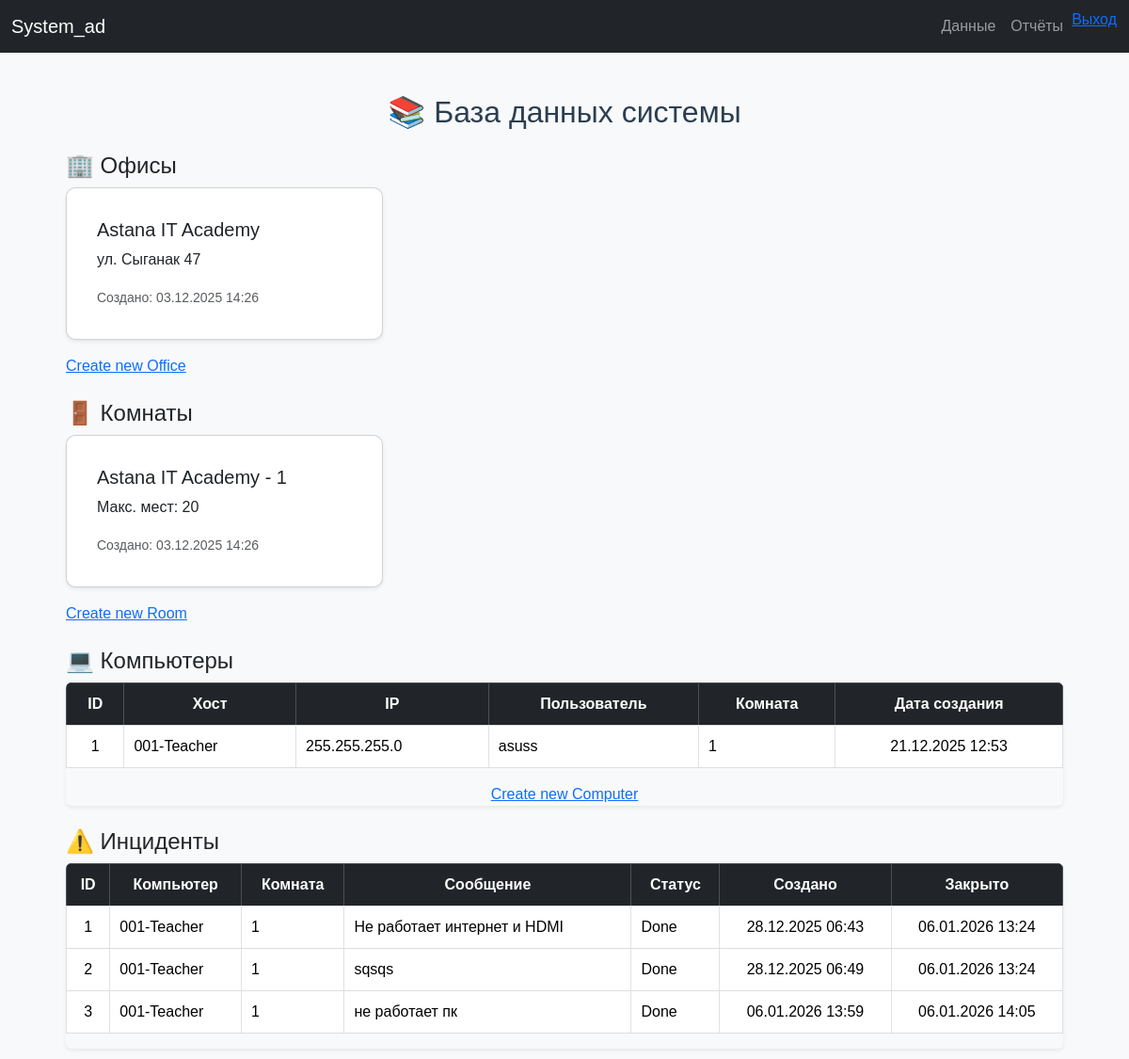
Page /data_base/ (signed in) on the earlier database version.
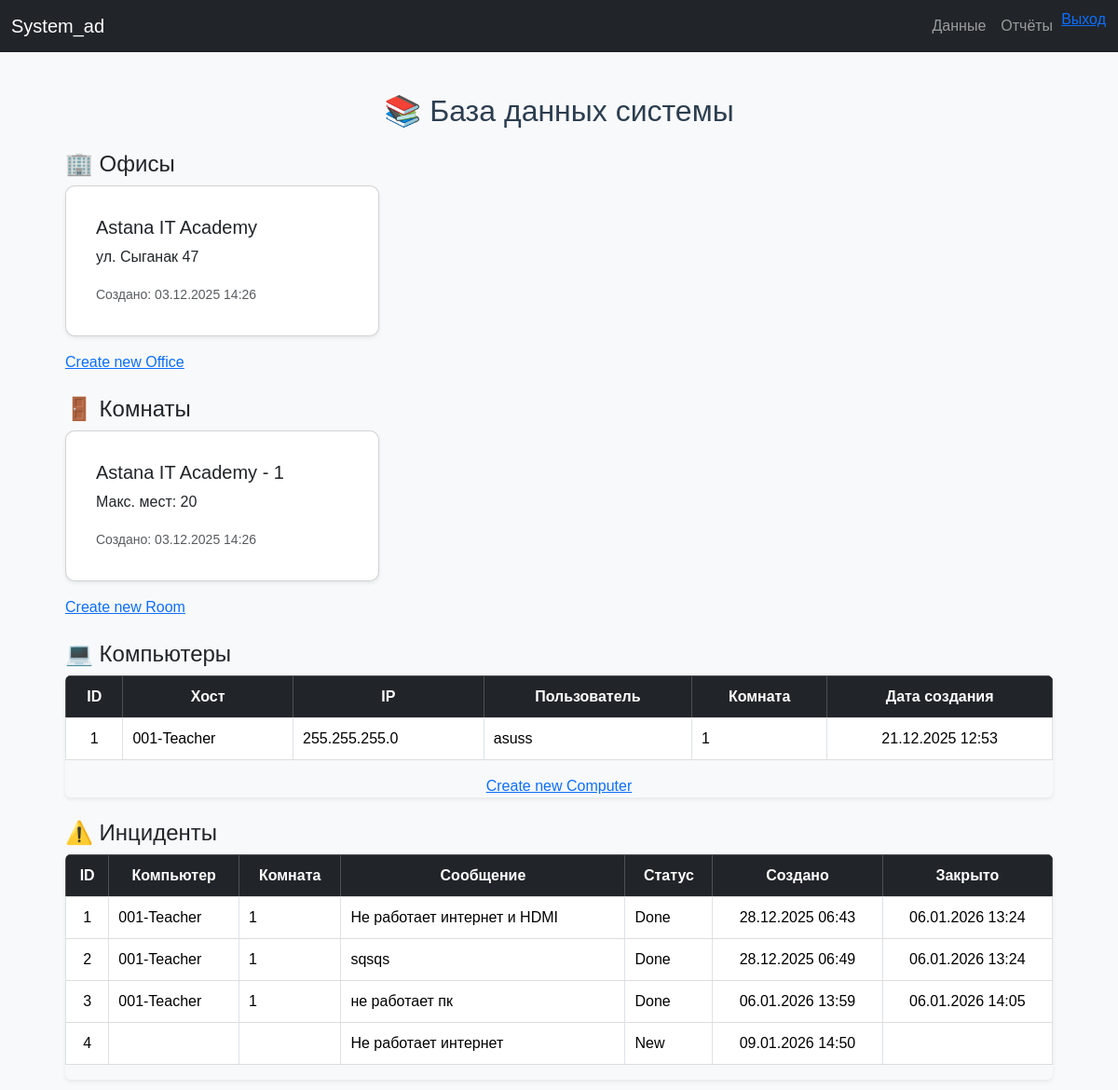
Same page on the later database version.
### api/models.py (models this page shows, shortened)
class Office(models.Model):
    name = models.CharField(max_length=255)
    address = models.CharField(max_length=255)
    created_at = models.DateTimeField(auto_now_add=True)

class Room(models.Model):
    office = models.ForeignKey(Office, on_delete=models.CASCADE, related_name="rooms")
    room_number = models.CharField(max_length=50)
    max_places = models.IntegerField()
    created_at = models.DateTimeField(auto_now_add=True)

class Computer(models.Model):
    room = models.ForeignKey(Room, on_delete=models.CASCADE, related_name="computers")
    hostname = models.CharField(max_length=255, unique=True)
    ip_address = models.GenericIPAddressField(null=True, blank=True)
    user_fullname = models.CharField(max_length=255)
    created_at = models.DateTimeField(auto_now_add=True)

class Incident(models.Model):
    STATUS_CHOICES = [
        ('new', 'New'),
        ('in_progress', 'In Progress'),
        ('done', 'Done'),
    ]
    computer = models.ForeignKey(Computer, null=True, blank=True,
                                 on_delete=models.SET_NULL)
    room = models.ForeignKey(Room, null=True, blank=True,
                             on_delete=models.SET_NULL)
    user_message = models.TextField()
    photo_url = models.CharField(max_length=500, null=True, blank=True)
    status = models.CharField(max_length=20, choices=STATUS_CHOICES, default='new')
    created_at = models.DateTimeField(auto_now_add=True)
    closed_at = models.DateTimeField(null=True, blank=True)

### api/views.py (the view)
# urls.py: path('data_base/', data_base_view, name='data_base'),
@login_required
def data_base_view(request):
    query = request.GET.get('q', '')
    computers = Computer.objects.all()
    if query:
        computers = computers.filter(hostname__icontains=query)
    paginator = Paginator(computers.order_by('-created_at'), 10)
    page_number = request.GET.get('page')
    page_obj = paginator.get_page(page_number)
    context = {
        'data': page_obj,
        'page_obj': page_obj,
        'is_paginated': page_obj.has_other_pages(),
        'Office': Office.objects.all(),    # Офисы для карточек
        'Room': Room.objects.all(),        # Комнаты для карточек
        'Incident': Incident.objects.all(),# Инциденты для таблицы
    }
    return render(request, 'dataCRUd/data_base.html', context)

### templates/dataCRUd/data_base.html (shortened to what this page needs)
{% extends "base.html" %}
{% block content %}
<center><h2 class="mb-4">📚 База данных системы</h2></center>
<h4 class="mt-4">🏢 Офисы</h4>
<div class="">
    <div class="row">
        {% for office in Office%}
        <div class="col-md-4">
            <div class="card shadow-sm mb-3">
                <div class="card-body">
                    <h5 class="card-title">{{ office.name }}</h5>
                    <p class="card-text">{{ office.address }}</p>
                    <small class="text-muted">Создано: {{ office.created_at|date:"d.m.Y H:i" }}</small>
                </div>
            </div>
        </div>
        {% empty %}
        <p class="text-muted">Нет офисов</p>
        {% endfor %}
    </div>
    <a href="{% url 'office-create'%}">Create new Office</a>
</div>
<h4 class="mt-4">🚪 Комнаты</h4>
<div class="">
    <div class="row">
        {% for room in Room %}
        <div class="col-md-4">
            <div class="card shadow-sm mb-3">
                <div class="card-body">
                    <h5 class="card-title">{{ room.office.name }} - {{ room.room_number }}</h5>
                    <p class="card-text">Макс. мест: {{ room.max_places }}</p>
                    <small class="text-muted">Создано: {{ room.created_at|date:"d.m.Y H:i" }}</small>
                </div>
            </div>
        </div>
        {% empty %}
        <p class="text-muted">Нет комнат</p>
        {% endfor %}
    </div>
    <a href="{% url 'room-create'%}">Create new Room</a>
</div>
<h4 class="mt-4">💻 Компьютеры</h4>
<div class="table-responsive shadow-sm rounded mb-4">
<table class="table table-hover table-bordered align-middle bg-white">
    <thead class="table-dark text-center">
        <tr>
            <th>ID</th>
            <th>Хост</th>
            <th>IP</th>
            <th>Пользователь</th>
            <th>Комната</th>
            <th>Дата создания</th>
        </tr>
    </thead>
    <tbody>
        {% for computer in data %}
        <tr>
            <td class="text-center">{{ computer.id }}</td>
            <td>{{ computer.hostname }}</td>
            <td>{{ computer.ip_address }}</td>
            <td>{{ computer.user_fullname }}</td>
            <td>{{ computer.room.room_number}}</td>
            <td class="text-center">{{ computer.created_at|date:"d.m.Y H:i" }}</td>
        </tr>
        {% empty %}
        <tr>
            <td colspan="6" class="text-center text-muted">Нет компьютеров</td>
        </tr>
        {% endfor %}
    </tbody>
</table>
<center><a href="{% url 'computer-create'%}">Create new Computer</a></center>
</div>
<h4 class="mt-4">⚠️ Инциденты</h4>
<div class="table-responsive shadow-sm rounded">
<table class="table table-hover table-bordered align-middle bg-white">
    <thead class="table-dark text-center">
        <tr>
            <th>ID</th>
            <th>Компьютер</th>
            <th>Комната</th>
            <th>Сообщение</th>
            <th>Статус</th>
            <th>Создано</th>
            <th>Закрыто</th>
        </tr>
    </thead>
    <tbody>
        {% for incident in Incident%}
        <tr>
            <td class="text-center">{{ incident.id }}</td>
            <td>{{ incident.computer.hostname}}</td>
            <td>{{ incident.room.room_number}}</td>
            <td>{{ incident.user_message|truncatechars:50 }}</td>
            <td>{{ incident.get_status_display }}</td>
            <td class="text-center">{{ incident.created_at|date:"d.m.Y H:i" }}</td>
            <td class="text-center">{{ incident.closed_at|date:"d.m.Y H:i" }}</td>
        </tr>
        {% empty %}
        <tr>
            <td colspan="7" class="text-center text-muted">Нет инцидентов</td>
        </tr>
        {% endfor %}
    </tbody>
</table>
</div>
{% endblock %}

Differences in the rows shown:
added Incident: id "4", user_message "Не работает интернет", status "New", created_at "09.01.2026 14:50"
